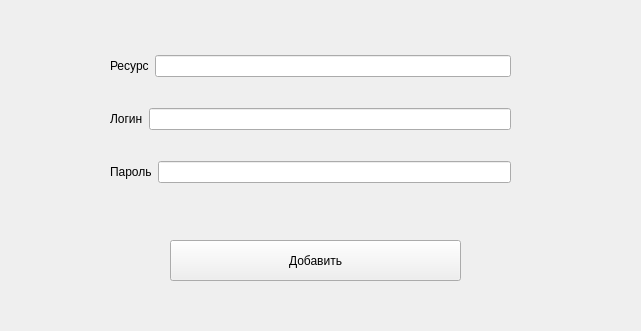
<?xml version="1.0" encoding="UTF-8"?>
<ui version="4.0">
 <class>addData</class>
 <widget class="QDialog" name="addData">
  <property name="geometry">
   <rect>
    <x>0</x>
    <y>0</y>
    <width>641</width>
    <height>331</height>
   </rect>
  </property>
  <property name="windowTitle">
   <string>Добавление новых данных</string>
  </property>
  <property name="windowIcon">
   <iconset resource="resourse.qrc">
    <normaloff>:/photo/add.ico</normaloff>:/photo/add.ico</iconset>
  </property>
  <widget class="QToolButton" name="toolButton">
   <property name="geometry">
    <rect>
     <x>170</x>
     <y>240</y>
     <width>291</width>
     <height>41</height>
    </rect>
   </property>
   <property name="text">
    <string>Добавить</string>
   </property>
  </widget>
  <widget class="QWidget" name="">
   <property name="geometry">
    <rect>
     <x>110</x>
     <y>30</y>
     <width>401</width>
     <height>181</height>
    </rect>
   </property>
   <layout class="QVBoxLayout" name="verticalLayout">
    <item>
     <layout class="QHBoxLayout" name="horizontalLayout">
      <item>
       <widget class="QLabel" name="resource">
        <property name="text">
         <string>Ресурс</string>
        </property>
       </widget>
      </item>
      <item>
       <widget class="QLineEdit" name="adResource"/>
      </item>
     </layout>
    </item>
    <item>
     <layout class="QHBoxLayout" name="horizontalLayout_2">
      <item>
       <widget class="QLabel" name="login">
        <property name="text">
         <string>Логин</string>
        </property>
       </widget>
      </item>
      <item>
       <widget class="QLineEdit" name="addLogin"/>
      </item>
     </layout>
    </item>
    <item>
     <layout class="QHBoxLayout" name="horizontalLayout_3">
      <item>
       <widget class="QLabel" name="password">
        <property name="text">
         <string>Пароль</string>
        </property>
       </widget>
      </item>
      <item>
       <widget class="QLineEdit" name="addPassword"/>
      </item>
     </layout>
    </item>
   </layout>
  </widget>
 </widget>
 <resources>
  <include location="resourse.qrc"/>
 </resources>
 <connections/>
</ui>
